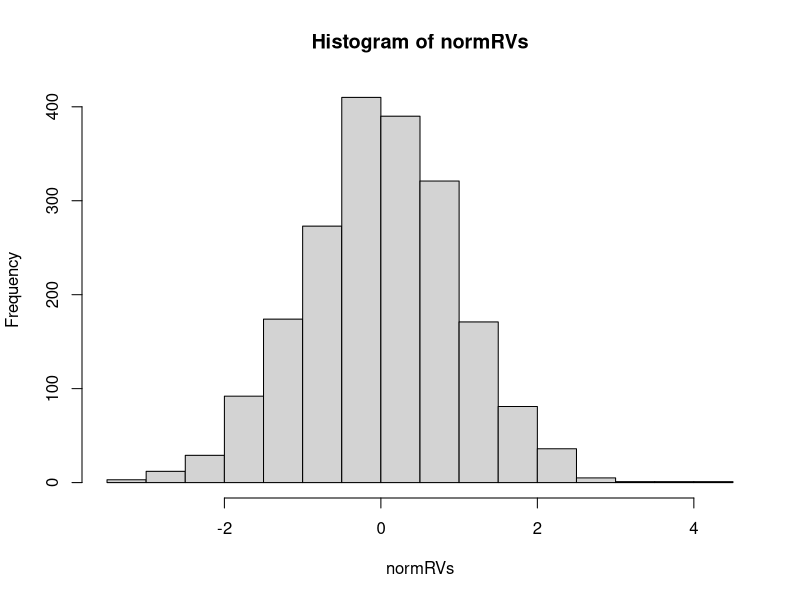
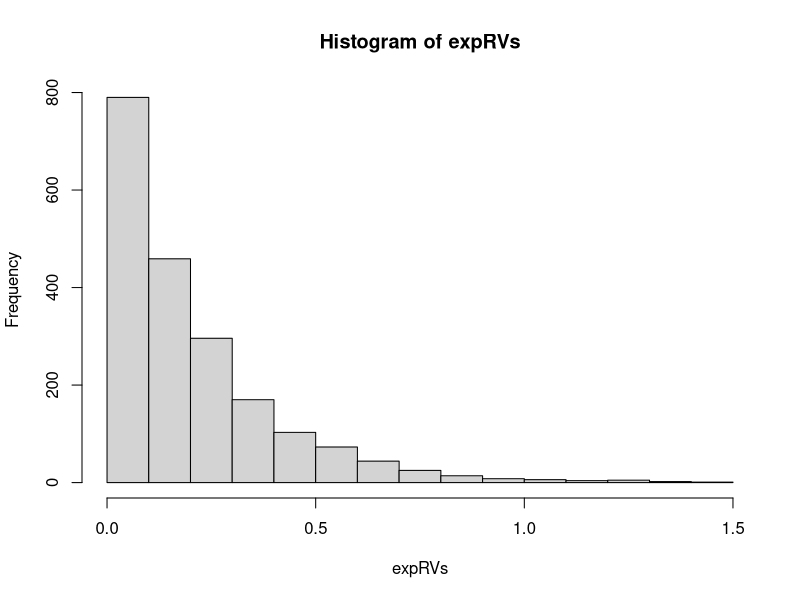

Write the R code that produced these figures, in order.
## ---- chunk 1
## Notice the echo=FALSE above within the { }... this tells RMarkdown not to show the code but only the result.
normRVs <- rnorm(2000, 0, 1)
hist(normRVs, breaks = 20)
## ---- chunk 2
expRVs <- rexp(2000, rate = 5)
hist(expRVs, breaks = 20)
